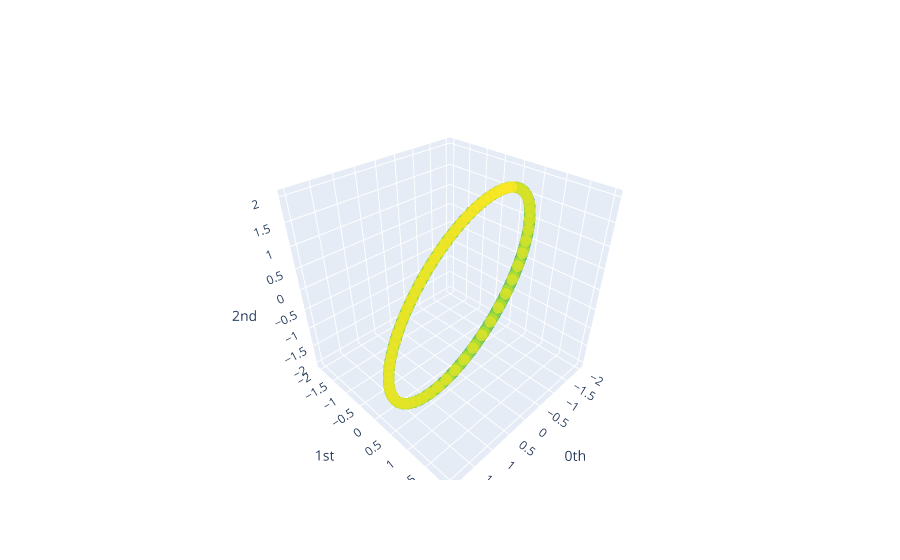

Source (notebook cell):
### Code cell
signal = y_scaled

embedding_dimension = 3 
embedding_time_delay = 10 #optimal_time_delay
embedder = SingleTakensEmbedding(
    parameters_type="fixed", n_jobs=-1, time_delay=embedding_time_delay, dimension=embedding_dimension, stride=stride
)

signal_embedded_2cosx = embedder.fit_transform(signal)
plot_point_cloud(signal_embedded_2cosx)

### Figure 1 — Plotly figure (JSON) as saved in the notebook; plotly's stock layout.template omitted (floating-point values rounded to 4 significant figures; data arrays with more than 128 entries replaced by an {"elided": "..."} marker saying what was removed)
{"data": [{"marker": {"color": {"elided": "980 int values"}, "colorscale": [[0, "#440154"], [0.1111, "#482878"], [0.2222, "#3e4989"], [0.3333, "#31688e"], [0.4444, "#26828e"], [0.5556, "#1f9e89"], [0.6667, "#35b779"], [0.7778, "#6ece58"], [0.8889, "#b5de2b"], [1, "#fde725"]], "opacity": 0.8, "size": 4}, "mode": "markers", "type": "scatter3d", "x": {"elided": "980 float values"}, "y": {"elided": "980 float values"}, "z": {"elided": "980 float values"}}], "layout": {"scene": {"xaxis": {"exponentformat": "e", "showexponent": "all", "title": {"text": "0th"}, "type": "linear"}, "yaxis": {"exponentformat": "e", "showexponent": "all", "title": {"text": "1st"}, "type": "linear"}, "zaxis": {"exponentformat": "e", "showexponent": "all", "title": {"text": "2nd"}, "type": "linear"}}}}
